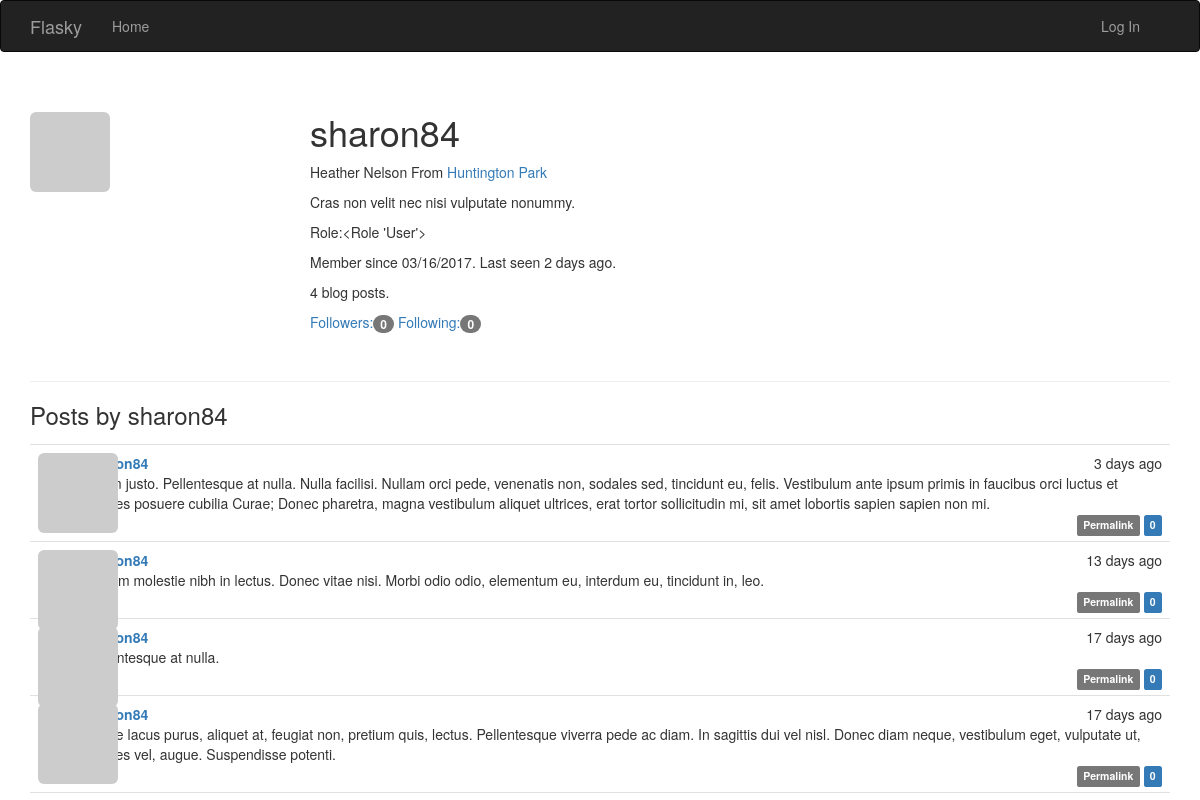
The page /user/sharon84 on the database its author committed.
### app/models.py (models this page shows, shortened)
class User(UserMixin, db.Model):
    __tablename__ = 'users'
    id = db.Column(db.Integer, primary_key=True)
    email = db.Column(db.String(64), unique=True, index=True)
    username = db.Column(db.String(64), unique=True, index=True)
    role_id = db.Column(db.Integer, db.ForeignKey('roles.id'))
    password_hash = db.Column(db.String(128))
    confirmed = db.Column(db.Boolean, default=False)
    name = db.Column(db.String(64))
    location = db.Column(db.String(64))
    about_me = db.Column(db.Text())
    member_since = db.Column(db.DateTime(), default=datetime.utcnow)
    last_since = db.Column(db.DateTime(), default=datetime.utcnow)
    avatar_hash = db.Column(db.String(32))
    posts = db.relationship('Post',backref='author',lazy='dynamic')
    followed = db.relationship('Follow',foreign_keys=[Follow.follower_id],backref=db.backref('follower',lazy='joined'),
                               lazy='dynamic',cascade='all,delete-orphan')
    followers = db.relationship('Follow',foreign_keys=[Follow.followed_id],backref=db.backref('followed',lazy='joined'),
                               lazy='dynamic',cascade='all,delete-orphan')
    comments = db.relationship('Comment',backref='author',lazy='dynamic')
    @property
    def password(self):
        raise AttributeError('password is not a readable attribute')
    def gravatar(self, size=100, default='identicon', rating='g'):
        if request.is_secure:
            url = 'https://secure.gravatar.com/avatar'
        else:
            url = 'http://www.gravatar.com/avatar'
        hash = self.avatar_hash or hashlib.md5(
            self.email.encode('utf-8')).hexdigest()
        return '{url}/{hash}?s={size}&d={default}&r={rating}'.format(
            url=url, hash=hash, size=size, default=default, rating=rating)

class Role(db.Model):
    __tablename__ = 'roles'
    id = db.Column(db.Integer, primary_key=True)
    name = db.Column(db.String(64), unique=True)
    default = db.Column(db.Boolean, default=False, index=True)
    permissions = db.Column(db.Integer)
    users = db.relationship('User', backref='role', lazy='dynamic')
    def __repr__(self):
        return '<Role %r>' % self.name

class Post(db.Model):
    __tablename__ = 'posts'
    id = db.Column(db.Integer,primary_key=True)
    body = db.Column(db.Text)
    body_html = db.Column(db.Text)
    timestamp = db.Column(db.DateTime,index=True,default=datetime.utcnow)
    author_id = db.Column(db.Integer,db.ForeignKey('users.id'))
    comments = db.relationship('Comment',backref='post',lazy='dynamic')

### app/main/views.py (the view)
@main.route('/user/<username>')
def user(username):
    user = User.query.filter_by(username=username).first()
    posts = user.posts.order_by(Post.timestamp.desc()).all()
    print user.posts
    print type(user.posts)
    return render_template('user.html',user=user,posts=posts)

### app/auth/views.py (called while the page is built)
@auth.before_app_request
def before_request():
    if current_user.is_authenticated:
        current_user.ping()
        if not current_user.confirmed and request.endpoint and request.endpoint[:5] != 'auth.' and request.endpoint != 'static':
            return redirect(url_for('auth.unconfirmed'))

### app/main/__init__.py (called while the page is built)
@main.app_context_processor
def inject_permissions():
    return dict(Permission=Permission)

### app/models.py (called while the page is built)
    def can(self, permissions):
        return False

    def is_administrator(self):
        return False

### app/templates/user.html (shortened to what this page needs)
{% extends 'base.html' %}
{% block page_content %}
<div class="page-header">
    <img class="img-rounded profile-thumbnail" src="{{ user.gravatar(size=256) }}">
     <div class="profile-header">
    <h1>{{ user.username }}</h1>
    {% if user.name or user.location %}
    <p>
        {% if user.name %}{{ user.name }}{% endif %}
        {% if user.location %}
            From <a href="http://map.baidu.com/?q={{ user.location }}">{{ user.location }}</a>
        {% endif %}
    </p>
    {% endif %}
    {% if user.about_me %}<p>{{ user.about_me }}</p>{% endif %}
    <p>Role:{{ user.role }}</p>
    <p>Member since {{ moment(user.member_since).format('L') }}. Last seen {{ moment(user.last_since).fromNow() }}.</p>
    <p>{{ user.posts.count() }} blog posts.</p>
    <p>
        <a href="{{ url_for('.followers',username=user.username) }}">Followers:<span class="badge">{{ user.followers.count() }}</span></a>
        <a href="{{ url_for('.followed_by', username=user.username) }}">Following:<span class="badge">{{ user.followed.count() }}</span></a>
    </p>
</div>
</div>
<h3>Posts by {{ user.username }}</h3>
{% include '_posts.html' %}
{% endblock %}

### app/templates/_posts.html (shortened to what this page needs)
<ul class="posts">
    {% for post in posts %}
    <li class="post">
        <div class="post-thumbnail">
            <a href="{{ url_for('.user',username=post.author.username) }}">
                <img class="img-rounded profile-thumbnail" src="{{ post.author.gravatar(size=40) }}">
            </a>
        </div>
        <div class="post-content">
            <div class="post-date">{{ moment(post.timestamp).fromNow() }}</div>
            <div class="post-author"><a href="{{ url_for('.user',username=post.author.username) }}">{{ post.author.username }}</a></div>
            <div class="post-body">
                {% if post.body_html %}
                    {{ post.body_html | safe }}
                {% else %}
                    {{ post.body }}
                {% endif %}
            </div>
            <div class="post-footer">
                <a href="{{ url_for('.post',id=post.id) }}">
                    <span class="label label-default">Permalink</span>
                </a>
                <a href="{{ url_for('.post',id=post.id) }}#comments">
                    <span class="label label-primary">{{ post.comments.count() }}</span>
                </a>
            </div>
        </div>
    </li>
    {% endfor %}
</ul>

### app/static/styles.css (style rules this page uses)
.profile-thumbnail { position: absolute; }
.profile-header { min-height: 260px; margin-left: 280px; }
ul.posts { list-style-type: none; padding: 0px; margin: 16px 0px 0px 0px; border-top: 1px solid #e0e0e0; }
ul.posts li.post { padding: 8px; border-bottom: 1px solid #e0e0e0; }
div.post-date { float: right; }
div.post-author { font-weight: bold; }
div.post-thumbnail { position: absolute; }
div.post-content { margin-left: 48px; min-height: 48px; }
div.post-footer { text-align: right; }

### rows shown on the page
User: username "sharon84", name "Heather Nelson", location "Huntington Park", about_me "Cras non velit nec nisi vulputate nonummy.", member_since "03/16/2017", last_since "2 days ago"
Role: role "<Role 'User'>"
Post: timestamp "3 days ago", body "Etiam justo. Pellentesque at nulla. Nulla facilisi. Nullam orci pede, venenatis non, sodales sed, tincidunt eu, felis. Vestibulum ante ipsum primis in faucibus orci luctus et ultrices posuere cubilia Curae; Donec pharetra, magna vestibulum aliquet ultrices, erat tortor sollicitudin mi, sit amet lobortis sapien sapien non mi.", comments.count "0"
Post: timestamp "13 days ago", body "Nullam molestie nibh in lectus. Donec vitae nisi. Morbi odio odio, elementum eu, interdum eu, tincidunt in, leo.", comments.count "0"
Post: timestamp "17 days ago", body "Pellentesque at nulla.", comments.count "0"
Post: timestamp "17 days ago", body "Fusce lacus purus, aliquet at, feugiat non, pretium quis, lectus. Pellentesque viverra pede ac diam. In sagittis dui vel nisl. Donec diam neque, vestibulum eget, vulputate ut, ultrices vel, augue. Suspendisse potenti.", comments.count "0"

### other values the page prints
{{ user.posts.count() }} "4"
{{ user.followers.count() }} "0"
{{ user.followed.count() }} "0"
